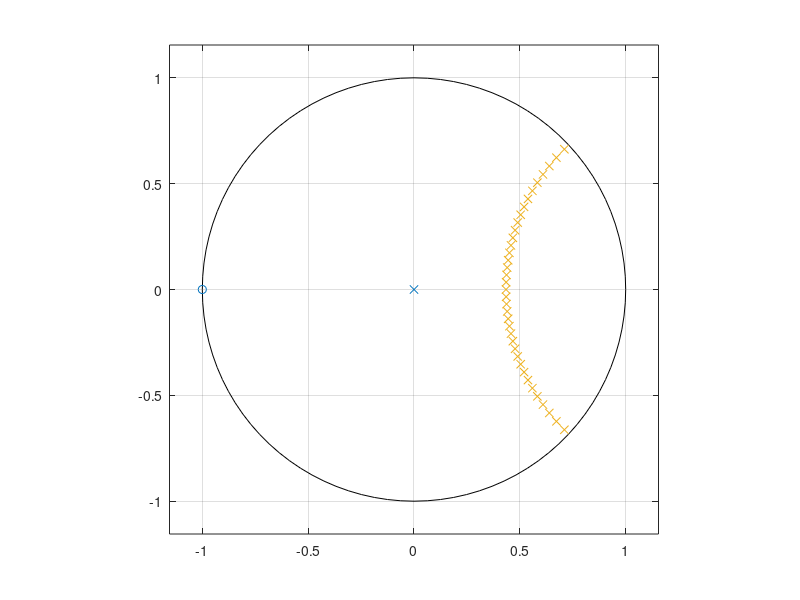
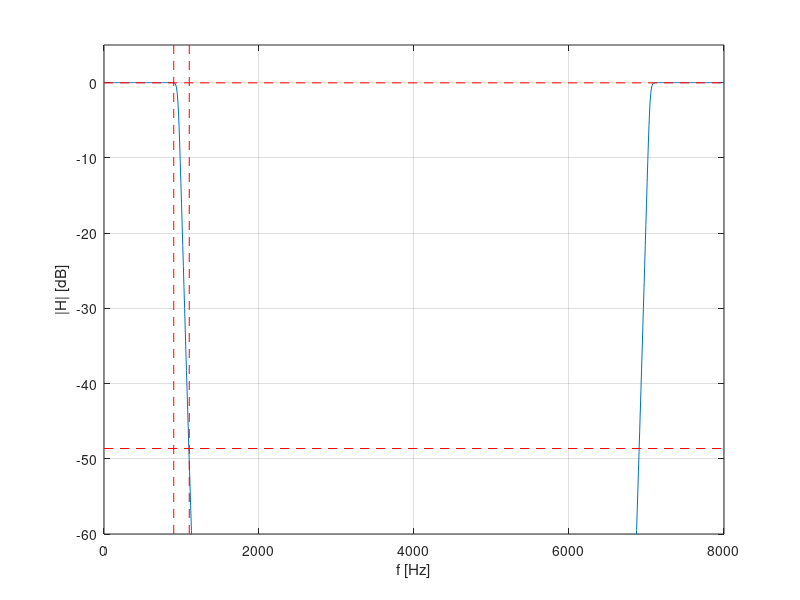

These charts were generated, in order, by the following MATLAB code:
clearvars
close all
clc

%% LAB 5 IIR FILTER - LOW PASS - BUTTERWORTH FILTER TECHNIQUE
%

% ideally a low-pass filter with cutoff frequency 
f0 = 1e3; % [Hz]
% and repetition rate
Fp = 8e3; % [Hz]
% so that the samplig period is
T = 1/Fp; % [s]

% limit frequencies
al = 0.1; % transition bandwidth in percentage
fp = f0*(1-al); % pass band upper limit
fs = f0*(1+al); % stop band lower limit

% limits (the same as per the FIR approach)
Rs = 48.636; % [dB] attenuation in the stop band (from FIR)
A = 10^(Rs/20); % attenuation constant A
Rp = -20*log10(1-1/A); % [dB] ripple in the pass band (from FIR)
ep = sqrt(10^(Rp/10)-1); % ripple constant epsilon
disp(['Rp = ' num2str(Rp) ' dB, Rs = ' num2str(Rs) ' dB'])


%%  build Butterworth filter coefficients 

% define constants
fp_1 = tan(pi*fp*T)/(2*pi);
fs_1 = tan(pi*fs*T)/(2*pi);

%N = ceil(log10((ep^2)/(A^(2)-1))/(2*log10(fp_1/fs_1)));
N = ceil(0.5*log10((A^2-1)/ep^2)/log10(fs_1/fp_1)); 
disp(['The estimated order is N = ' num2str(N)])
omega0 = (2*pi*fp_1)/(ep^(1/N));

% estimate poles in the s domain
sk = 1i*omega0*exp(1i*pi*(1+2*(0:1:(N-1)))/(2*N));

% map poles in the z domain
pk = [];
for k = 1:N
    pk = [pk , (1+sk(k))/(1-sk(k))];
end 

% graphically show the location of poles and zeros
figure(1);
zplane([1 1],[1]);
hold on;
plot(pk,'x'); 
hold off;

% show the resulting frequency response
f = 0:Fp/1000:Fp; %scelti a caso i guess
H = ones(size(f));
for k = 1:N
    num = (1+exp(-2i*pi*f*T)) / 2; % normalized at f=0
    den = (1-pk(k)*exp(-2i*pi*f*T)) / (1-pk(k)); % normalized at f=0
    H = H.*num./den;
end

% suggestion: evaluate the frequency responses of single layers (made by
% 1 zero + 1 pole) over the frequency range, and then multiply them to
% observe the overall behavior of the filter over frequencies

figure(2);
plot(f,20*log10(abs(H)));
grid on;
axis([0 Fp -60 5]);
xlabel('f [Hz]');
ylabel('|H| [dB]');
hold on; 
plot([1,1]*fp,ylim,'r--');
plot([1,1]*fs,ylim,'r--'); 
plot(xlim,-[1,1]*Rs,'r--'); 
plot(xlim,-[1,1]*Rp,'r--'); 
hold off;



%% compare with MatLab built-in solution (uncomment the following)
%   you can also use function: filterDesigner

% % estimate the order
% [NB, w0] = buttord(fp/(Fp/2), fs/(Fp/2), Rp, Rs);
% disp(['The order estimated by MatLab is N = ' num2str(N)])
% % extract coefficients
% [B, A] = butter(NB, w0);
% % graphycally show the result
% fvtool(B, A);
